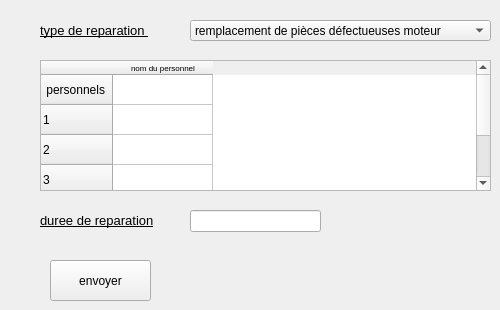
        <widget class="QWidget" name="tab_82">
         <attribute name="title">
          <string>Tab 2</string>
         </attribute>
         <widget class="QPushButton" name="pushButton_49">
          <property name="geometry">
           <rect>
            <x>50</x>
            <y>260</y>
            <width>101</width>
            <height>41</height>
           </rect>
          </property>
          <property name="text">
           <string>envoyer</string>
          </property>
         </widget>
         <widget class="QLabel" name="label_128">
          <property name="geometry">
           <rect>
            <x>40</x>
            <y>20</y>
            <width>161</width>
            <height>21</height>
           </rect>
          </property>
          <property name="text">
           <string>&lt;html&gt;&lt;head/&gt;&lt;body&gt;&lt;p&gt;&lt;span style=&quot; font-size:10pt; text-decoration: underline;&quot;&gt;type de reparation &lt;/span&gt;&lt;/p&gt;&lt;/body&gt;&lt;/html&gt;</string>
          </property>
         </widget>
         <widget class="QLineEdit" name="lineEdit_85">
          <property name="geometry">
           <rect>
            <x>190</x>
            <y>210</y>
            <width>131</width>
            <height>22</height>
           </rect>
          </property>
         </widget>
         <widget class="QTableWidget" name="tableWidget_2">
          <property name="geometry">
           <rect>
            <x>40</x>
            <y>60</y>
            <width>451</width>
            <height>131</height>
           </rect>
          </property>
          <row>
           <property name="text">
            <string> personnels</string>
           </property>
          </row>
          <row>
           <property name="text">
            <string>1</string>
           </property>
          </row>
          <row>
           <property name="text">
            <string>2</string>
           </property>
          </row>
          <row>
           <property name="text">
            <string>3</string>
           </property>
          </row>
          <row>
           <property name="text">
            <string>4</string>
           </property>
          </row>
          <column>
           <property name="text">
            <string>nom du personnel</string>
           </property>
           <property name="font">
            <font>
             <pointsize>6</pointsize>
            </font>
           </property>
          </column>
         </widget>
         <widget class="QComboBox" name="comboBox_2">
          <property name="geometry">
           <rect>
            <x>190</x>
            <y>20</y>
            <width>301</width>
            <height>21</height>
           </rect>
          </property>
          <item>
           <property name="text">
            <string>remplacement de pièces défectueuses moteur</string>
           </property>
          </item>
          <item>
           <property name="text">
            <string>vidanges</string>
           </property>
          </item>
          <item>
           <property name="text">
            <string>réglages</string>
           </property>
          </item>
          <item>
           <property name="text">
            <string>remplacement de pièces d'usure</string>
           </property>
          </item>
          <item>
           <property name="text">
            <string>garnitures de freins</string>
           </property>
          </item>
          <item>
           <property name="text">
            <string> essais moteur</string>
           </property>
          </item>
          <item>
           <property name="text">
            <string>remise en état des circuits électriques</string>
           </property>
          </item>
         </widget>
         <widget class="QLabel" name="label_131">
          <property name="geometry">
           <rect>
            <x>40</x>
            <y>210</y>
            <width>161</width>
            <height>21</height>
           </rect>
          </property>
          <property name="text">
           <string>&lt;html&gt;&lt;head/&gt;&lt;body&gt;&lt;p&gt;&lt;span style=&quot; font-size:10pt; text-decoration: underline;&quot;&gt;duree de reparation&lt;/span&gt;&lt;/p&gt;&lt;/body&gt;&lt;/html&gt;</string>
          </property>
         </widget>
        </widget>
